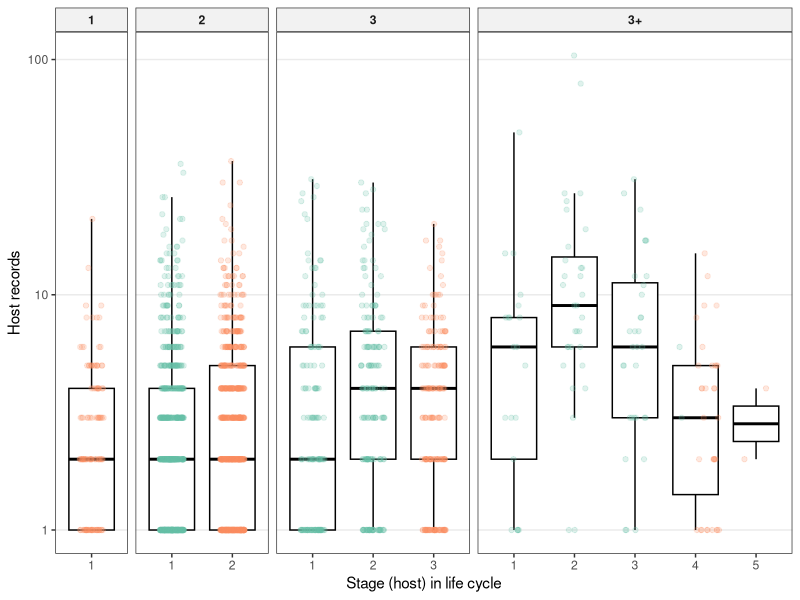
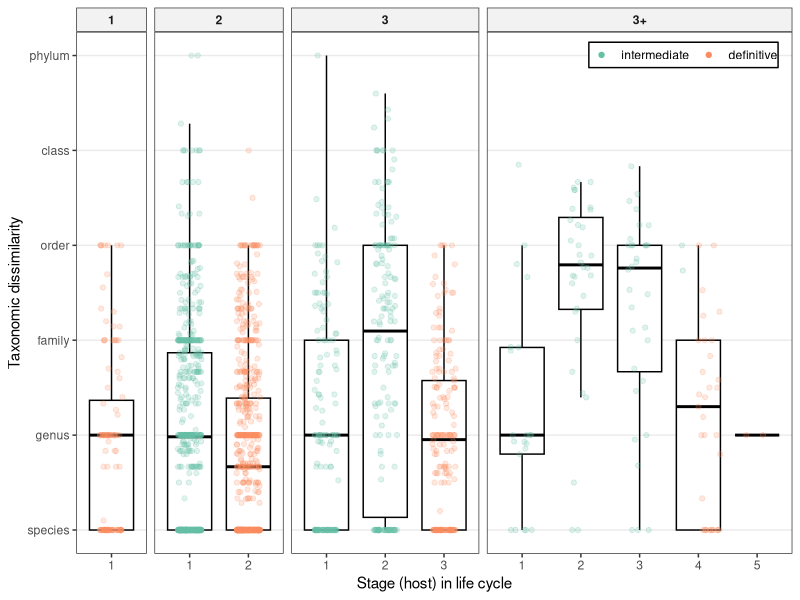
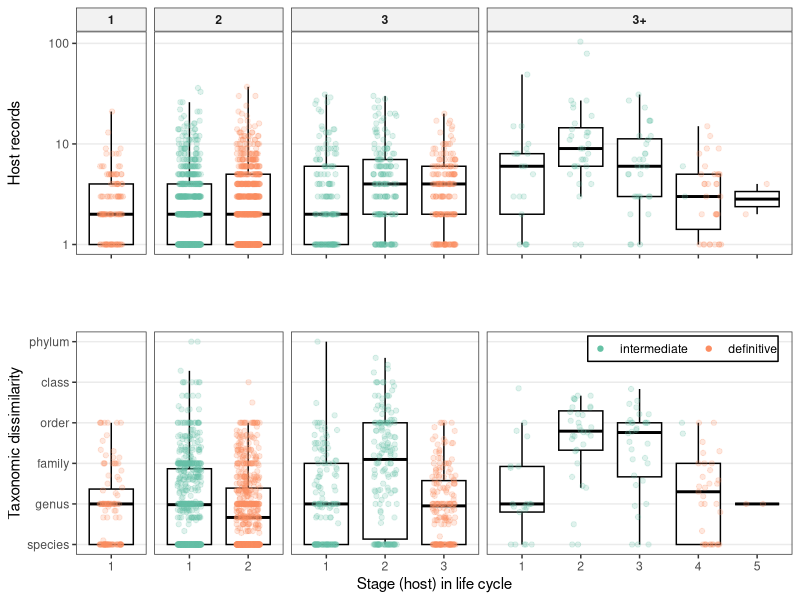
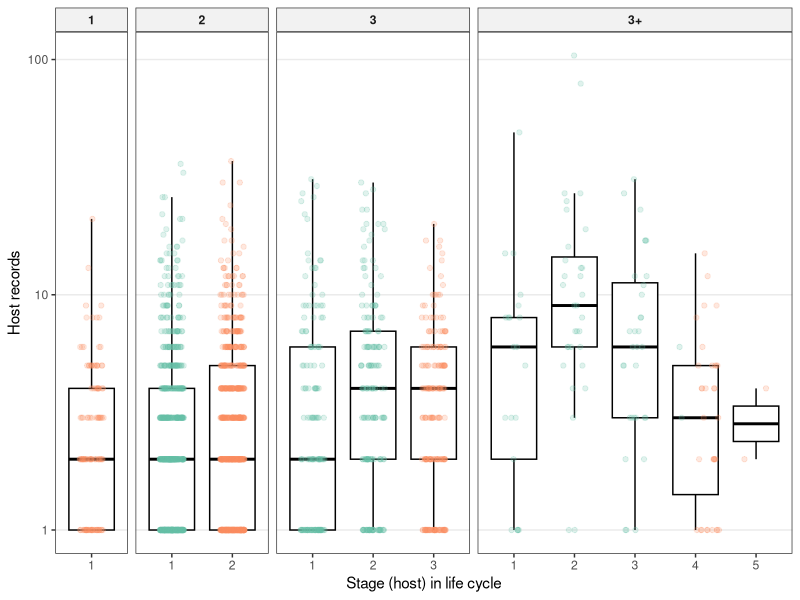
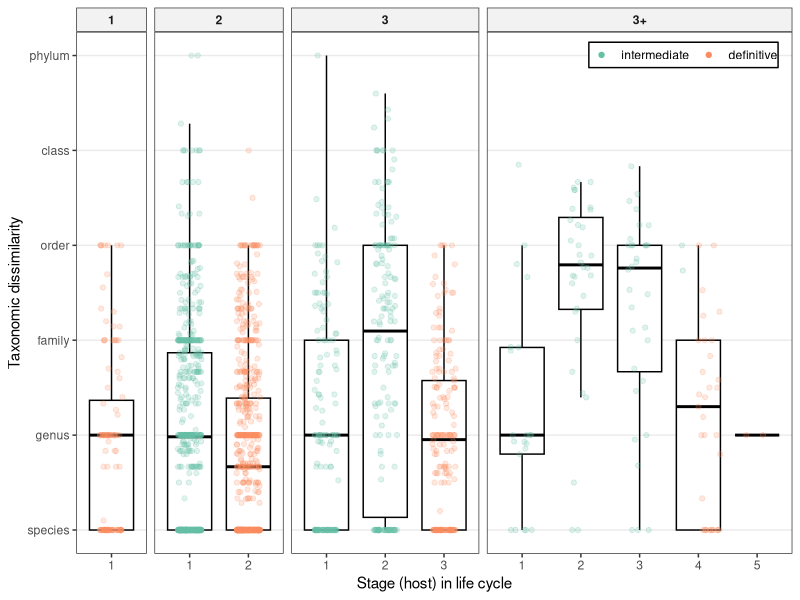

Generate these figures, in order, with R:
## ---- chunk 1
library(ggplot2)
library(dplyr)
library(tidyr)
library(ape)
library(RColorBrewer)
knitr::opts_chunk$set(echo = FALSE, warning = FALSE, message = FALSE)
options(stringsAsFactors = FALSE)
theme_set(new = theme_bw())
## ---- chunk 2
hosts_per_stage <- read.csv(file = "../data/stage_level_combined.csv", header = TRUE)
## ---- chunk 3
hosts_per_stage <- mutate(hosts_per_stage, di_plot = factor(Def.int, levels = c('int', 'def')))%>%
  mutate(di_plot = factor(di_plot, labels = c("intermediate", "definitive")))
## ---- chunk 4
f2u <- ggplot(filter(hosts_per_stage, Facultative != 'postcyclic'), # post-cyclic hosts removed
       aes(x = factor(Host.no), y = num_hosts_suspicious_removed, color = di_plot)) + 
  geom_boxplot(outlier.color = NA, color = 'black') +
  geom_point(alpha = 0.2, position = position_jitterdodge(jitter.width = 0.8, jitter.height = 0)) +
  scale_y_log10() +
  scale_color_brewer(type = "qual", palette = "Set2") +
  labs(x = "Stage (host) in life cycle", y = "Host records") +
  facet_grid(~lcl_max_fac, scales = 'free_x', space = 'free_x') + 
  theme(legend.title = element_blank(),
        legend.position = c(1,1),
        legend.justification = c(1,1),
        legend.background = element_rect(color = 'black'),
        strip.text = element_text(face = "bold"),
        strip.background = element_rect(fill = 'grey95'),
        panel.grid.minor = element_blank(),
        panel.grid.major.x = element_blank()) +
  guides(color = FALSE)
f2u
## ---- chunk 5
tax.ranks <- c('genus', 'family', 'order', 'class', 'phylum') # for axis label
## ---- chunk 6
f2l <- ggplot(filter(hosts_per_stage, Facultative != 'postcyclic'),
       aes(x = factor(Host.no), y = hsi_lcdb_suspcious_rem, color = di_plot)) + 
  geom_boxplot(outlier.color = NA, color = 'black') +
  geom_point(alpha = 0.2, position = position_jitterdodge(jitter.width = 0.8, jitter.height = 0)) +
  scale_y_continuous(limits = c(1,6), breaks = c(1:6), labels = c("species", tax.ranks)) +
  scale_color_brewer(type = "qual", palette = "Set2") +
  labs(x = "Stage (host) in life cycle", y = "Taxonomic dissimilarity") +
  facet_grid(~lcl_max_fac, scales = 'free_x', space = 'free_x') + 
  theme(legend.title = element_blank(),
        legend.position = c(0.98,0.98),
        legend.justification = c(1,1),
        legend.direction = 'horizontal',
        legend.background = element_rect(color = 'black'),
        legend.margin = margin(t=0.5, r=0.5, b = 0.5, l=0.5),
        legend.key = element_rect(fill = NA),
        strip.text = element_text(face = "bold"),
        strip.background = element_rect(fill = 'grey95'),
        panel.grid.minor = element_blank(),
        panel.grid.major.x = element_blank()) +
  guides(color = guide_legend(override.aes = list(alpha = 1)))
f2l
## ---- chunk 7
library(cowplot)
## ---- chunk 8
f2u2 <- f2u + 
  theme(axis.title.x = element_blank(), 
        axis.text.x = element_blank())

f2l2 <- f2l +
  theme(strip.background = element_blank(),
  strip.text.x = element_blank())
## ---- chunk 9
ap <- align_plots(f2u2, f2l2, align="hv")
f2c <- gridExtra::grid.arrange(ap[[1]], ap[[2]])
## ---- chunk 10
fig_width <- 7
fig_height <- 4

# ggsave(filename = "../figs/Fig2u.svg", plot = f2u, device = 'svg', units = 'in', width = fig_width, height = fig_height)
ggsave(filename = "../figs/Fig2u.png", plot = f2u, device = 'png', units = 'in', width = fig_width, height = fig_height)
## ---- chunk 11
# ggsave(filename = "../figs/Fig2l.svg", plot = f2l, device = 'svg', units = 'in', width = fig_width, height = fig_height)
ggsave(filename = "../figs/Fig2l.png", plot = f2l, device = 'png', units = 'in', width = fig_width, height = fig_height)
## ---- chunk 12
ggsave(filename = "../figs/Fig2_comb.svg", plot = f2c, device = 'svg', units = "in", width = fig_width, height = fig_height*2)
